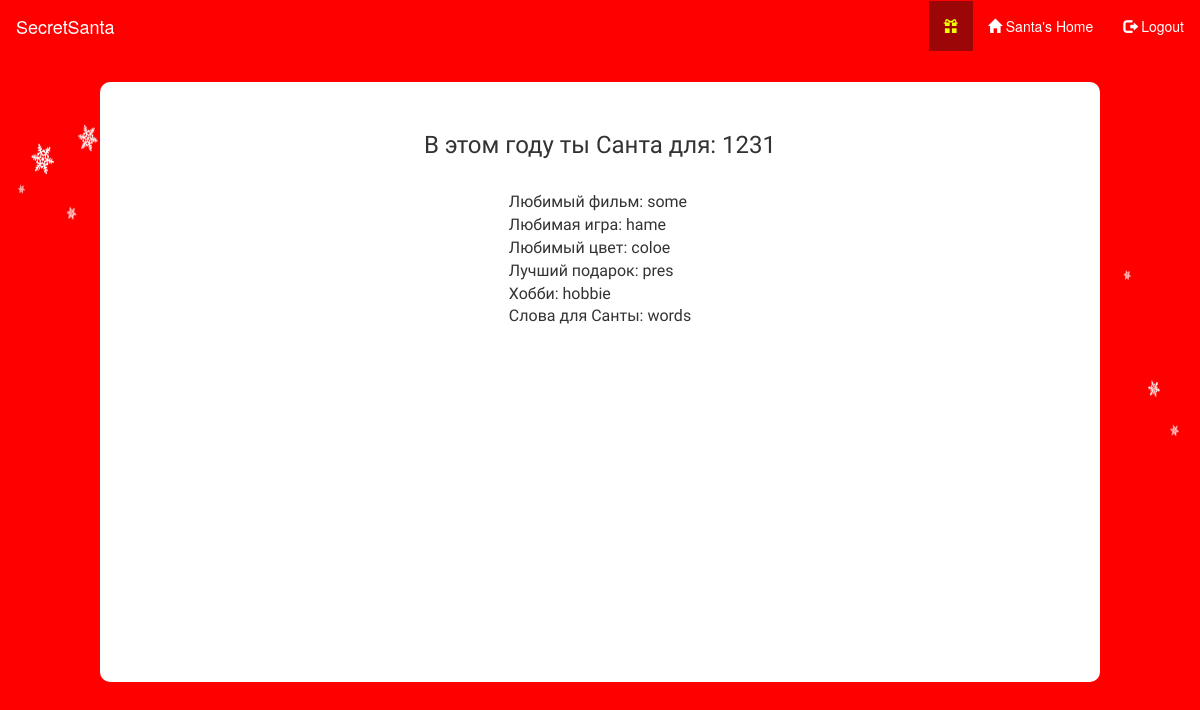
The page /santa_for/ (signed in) on the database its author committed.
### santa_app/models.py (models this page shows, shortened)
class MyUser(AbstractBaseUser):
    username = models.CharField(max_length=100, unique=True, verbose_name='Имя пользователя')
    password = models.CharField(max_length=100, verbose_name="Пароль")
    real_name = models.CharField(max_length=100, verbose_name="Имя, которое будет отображаться твоему Санте")
    fav_present = models.TextField(default="", blank=True, verbose_name="Лучший подарок, который тебе дарили")
    fav_film = models.TextField(default="", blank=True, verbose_name="Любимый фильм")
    fav_game = models.TextField(default="", blank=True, verbose_name="Любимая игра")
    fav_color = models.TextField(default="", blank=True, verbose_name="Любимый цвет")
    hobbies = models.TextField(default="", blank=True, verbose_name="Хобби")
    key_words = models.TextField(default="", blank=True, verbose_name="Слова, которые помогут твоему Санте :) ")
    santa_for = models.OneToOneField('self', null=True, blank=True)
    is_taken = models.BooleanField(default=False)
    is_active = models.BooleanField(default=True)
    is_admin = models.BooleanField(default=False)
    is_superuser = models.BooleanField(default=False)
    objects = MyUserManager()
    USERNAME_FIELD = 'username'
    REQUIRED_FIELDS = ['real_name']

### santa_app/views.py (the view)
# urls.py: url(r'^santa_for/$', santa_for.as_view()),
class santa_for( TemplateView, LoginRequiredMixin):
    template_name = 'you_are_santa_for.html'
    redirect_field_name = '/login/'

### templates/you_are_santa_for.html (shortened to what this page needs)
{% extends 'base.html' %}
{%block santa_for%}
    <li class="active"><a href="/santa_for/"><span class="glyphicon glyphicon-gift"></span></a></li>
{% endblock %}
{% block main %}
<div id="container-crash"></div>
<h3>В этом году ты Санта для: {{user.santa_for.real_name}}</h3><br>
<div class="santafor-descr">
{% if user.santa_for is not Null%}
Любимый фильм: {{user.santa_for.fav_film}} <br>
Любимая игра: {{user.santa_for.fav_game}} <br>
Любимый цвет: {{user.santa_for.fav_color}} <br>
Лучший подарок: {{user.santa_for.fav_present}} <br>
Хобби: {{user.santa_for.hobbies}} <br>
Слова для Санты: {{user.santa_for.key_words}}
{% endif%}
</div>
{%endblock %}

### static/css/style.css (style rules this page uses)
body { background:red; }
.navbar-default .navbar-nav > li > a { color: white; }
.navbar-default .navbar-nav > .active > a, .navbar-default .navbar-nav > .active > a:hover, .navbar-default .navbar-nav > .active > a:focus { color: #f0ff00; background-color: #9d0606; }
#container-crash { position: absolute; width: 880px; height: 550px; left: 0; right: 0; top: 0; bottom: 0; margin: auto; z-index: 10; }
.santafor-descr { display: inline-block; #width: 50%; margin: auto; text-align: left; }

### rows shown on the page
MyUser: santa_for.real_name "1231", santa_for.fav_film "some", santa_for.fav_game "hame", santa_for.fav_color "coloe", santa_for.fav_present "pres", santa_for.hobbies "hobbie", santa_for.key_words "words"
